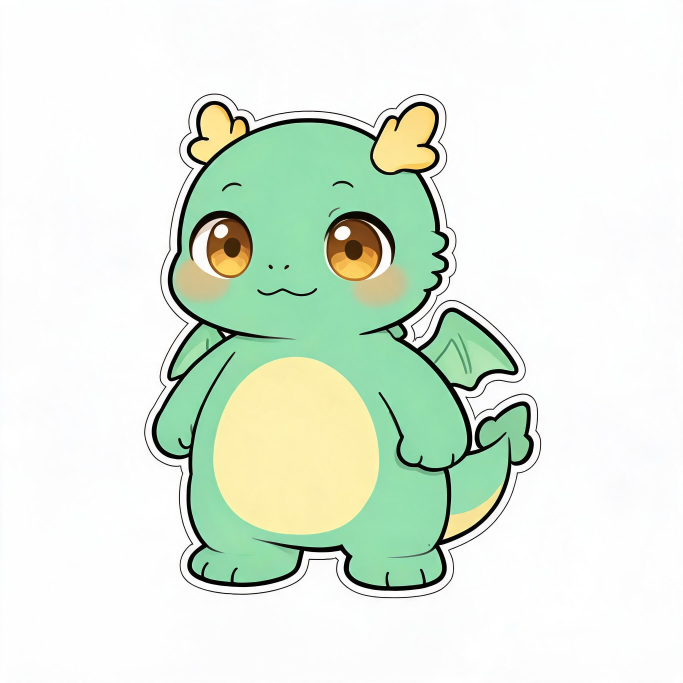
#> input picture assets/mascot/source.png, 2048 x 2048 px, given in place of idle-0.png, which was not available (shown at 1/3 size)
$ python spine-lab-review.py ../assets/mascot/source.png
#> lines starting #> are read from the running program, lines starting #| are printed output that depends on the picture; pictures that were not available may be replaced by others from this repository, and a replacement may not be noted
"""Build large visual review sheets; these are evidence, not automatic approval."""
from pathlib import Path
from PIL import Image, ImageDraw
import sys

root=Path(__file__).resolve().parents[1]/'output/spine-lab'
folder=root/sys.argv[1]
actions=['idle','walk','run','happy','sleep','tea','together']
sheet=Image.new('RGB',(1600,2800),'#f0f0df')
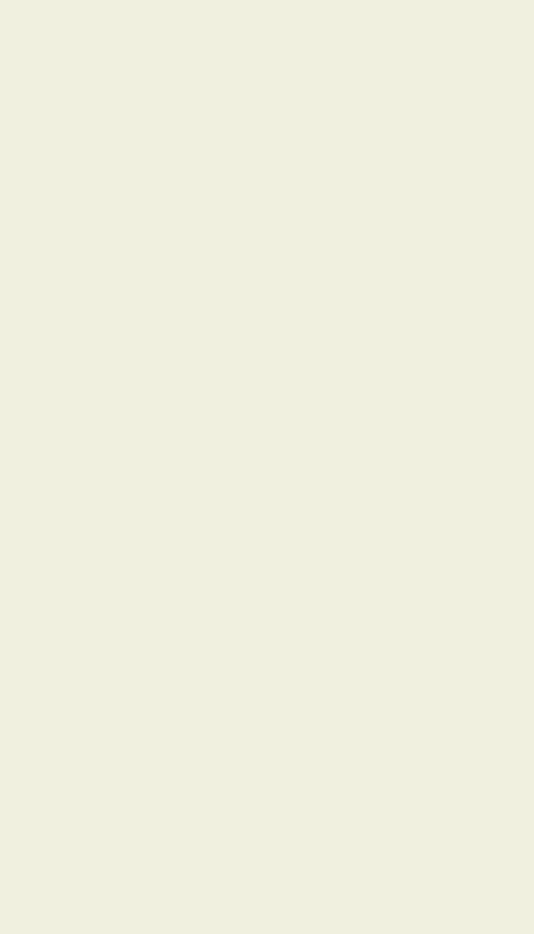
#> sheet: PIL image 1600x2800 RGB (shown at 1/3 size); mean R, G, B 240, 240, 223
d=ImageDraw.Draw(sheet)
for row,name in enumerate(actions):
    for col,t in enumerate(['0','0.25','0.5','0.75']):
        frame=Image.open(folder/(name+'-'+t+'.png'))
#> frame is the input picture: PIL image 2048x2048 RGB; mean R, G, B 225.3, 236.5, 223.1
        sheet.paste(frame.crop((625,50,1075,470)).resize((400,373)),(col*400,row*400))
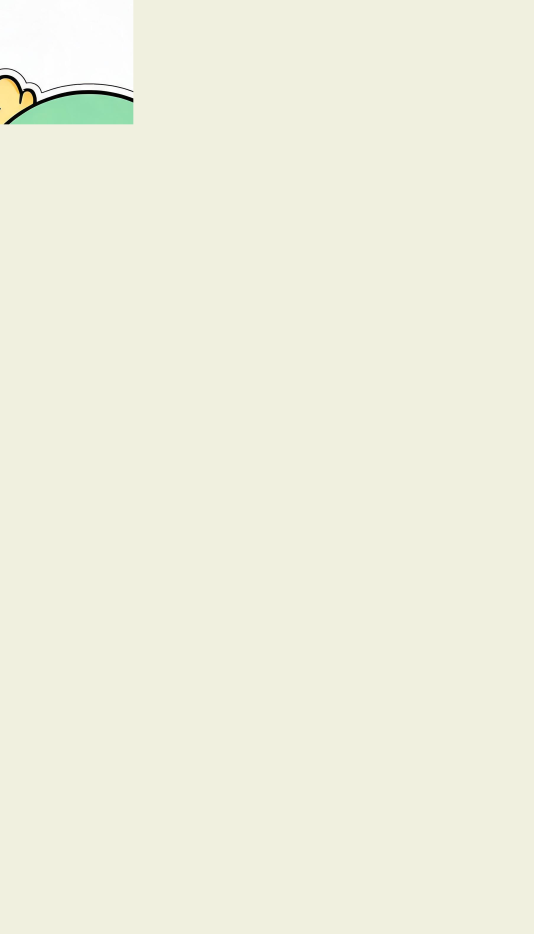
#> sheet: PIL image 1600x2800 RGB (shown at 1/3 size); mean R, G, B 239.4, 239.8, 222.9
#> (the run stopped early here; a loop or call above may not have finished)
